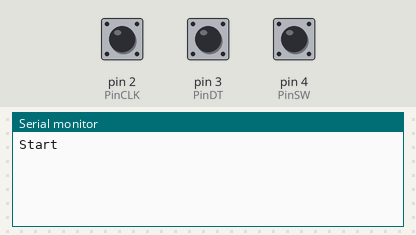
A sketch run on a simulated Arduino Uno, built with avr-gcc and run on an emulated ATmega328P. Shown: the last lines printed to the serial monitor. The inputs (shaded band) are chosen by the test bench; at power-on: pin 4 (PinSW) HIGH, pin 2 (PinCLK) LOW, pin 3 (PinDT) HIGH.

Above: at 1.4 s.
1.5 s: pin 4 (PinSW) pulled LOW for 0.35 s
At 2.6 s:
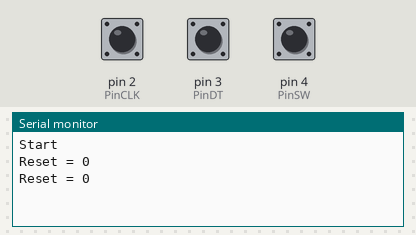
3.3 s: pin 2 (PinCLK) pulsed HIGH 2 times (0.12 s each, 0.3 s apart)
At 4.2 s:
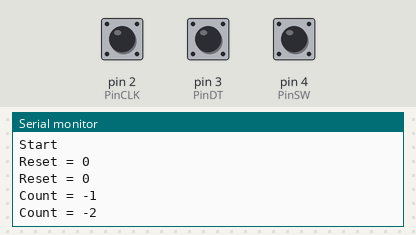
5.4 s: pin 4 (PinSW) pulled LOW for 1 s
At 7.3 s:
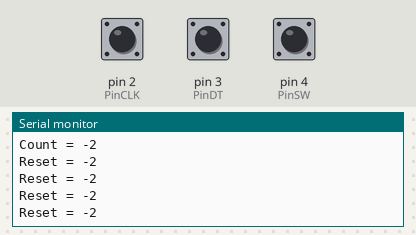

The sketch:

Rotation_Encoder_Module.ino
```cpp
volatile boolean TurnDetected;
volatile boolean up;

const int PinCLK=2;                   // Used for generating interrupts using CLK signal
const int PinDT=3;                    // Used for reading DT signal
const int PinSW=4;                    // Used for the push button switch

void isr ()  {                    // Interrupt service routine is executed when a HIGH to LOW transition is detected on CLK
 if (digitalRead(PinCLK))
   up = digitalRead(PinDT);
 else
   up = !digitalRead(PinDT);
 TurnDetected = true;
}


void setup ()  {
 pinMode(PinCLK,INPUT);
 pinMode(PinDT,INPUT);
 pinMode(PinSW,INPUT);
 attachInterrupt (0,isr,FALLING);   // interrupt 0 is always connected to pin 2 on Arduino UNO
 Serial.begin (9600);
 Serial.println("Start");
}

void loop ()  {
 static long virtualPosition=0;    // without STATIC it does not count correctly!!!

 if (!(digitalRead(PinSW)))
 {
  // check if pushbutton is pressed
  // virtualPosition=0;              // if YES, then reset counter to ZERO
   Serial.print ("Reset = ");      // Using the word RESET instead of COUNT here to find out a buggy encoder

   Serial.println (virtualPosition);
 }

 if (TurnDetected)
 {        // do this only if rotation was detected
   if (up)
     virtualPosition++;
   else
     virtualPosition--;
   TurnDetected = false;          // do NOT repeat IF loop until new rotation detected
   Serial.print ("Count = ");
   Serial.println (virtualPosition);
 }
 delay(300);
}
```

Measured:
- after the input at 1.5 s, the serial monitor: prints a new line at once (image 1)
- after the input at 3.3 s, the serial monitor: prints a new line after 0.30 s (image 2)
- after the input at 5.4 s, the serial monitor: prints a new line at once (image 3)
